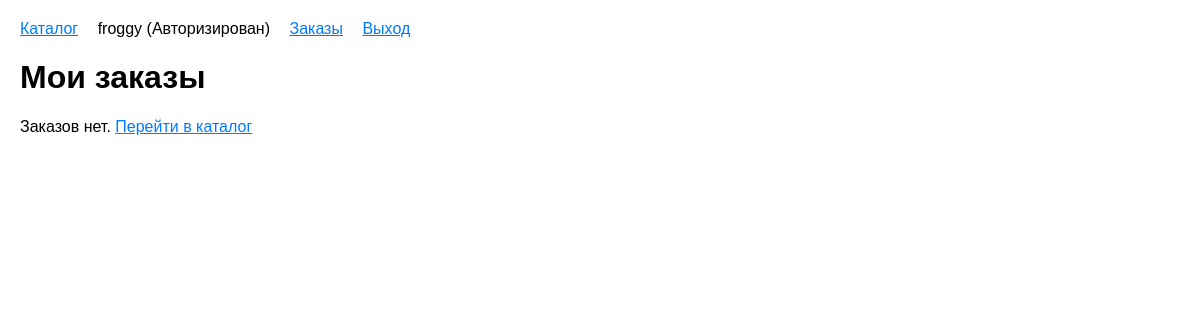
The page /orders/ (signed in) on the database as committed earlier.
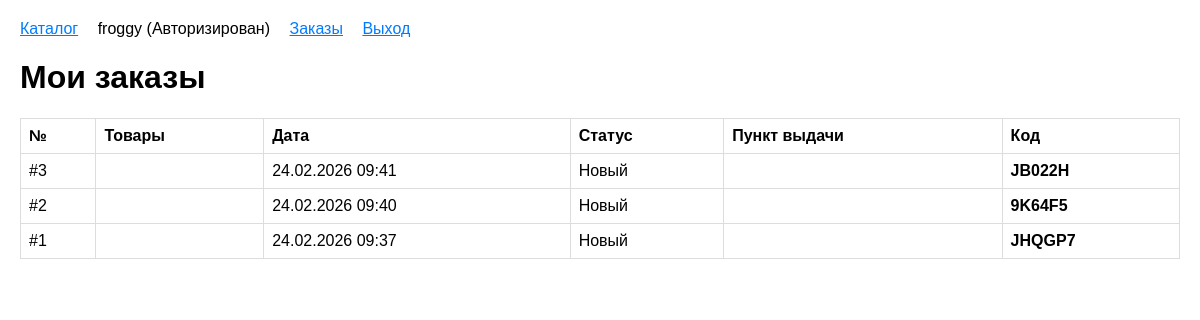
The same page on the database as committed later.
### bodies/models.py (models this page shows, shortened)
class Profile(models.Model):
    ROLE_CHOICES = [
        ('unauthorized', 'Неавторизирован'),
        ('authorized', 'Авторизирован'),
        ('editor', 'Редактор'),
        ('admin', 'Админ'),
    ]
    user = models.OneToOneField(User, on_delete=models.CASCADE, verbose_name="Пользователь")
    role = models.CharField(max_length=20, choices=ROLE_CHOICES, default='authorized', verbose_name="Роль")
    class Meta:
        verbose_name = "Профиль"
        verbose_name_plural = "Профили"

class Order(models.Model):
    STATUS_CHOICES = [
        ('new', 'Новый'),
        ('delivered', 'Завершен'),
    ]
    user         = models.ForeignKey(User, on_delete=models.CASCADE, related_name="orders", verbose_name="Пользователь")
    products     = models.ManyToManyField(Product, verbose_name="Товары в заказе")
    createdAt    = models.DateTimeField(auto_now_add=True, verbose_name="Дата создания ")
    deliveryDate = models.DateTimeField(null=True, blank=True, verbose_name="Дата доставки")
    receiveCode  = models.CharField(max_length=20, default=generate_receive_code, verbose_name="Код")
    pickupPoint  = models.ForeignKey(PickupPoint, on_delete=models.SET_NULL, null=True, verbose_name="Пункт выдачи")
    status       = models.CharField(max_length=20, choices=STATUS_CHOICES, default='new', verbose_name="Статус ")
    class Meta:
        verbose_name = "Заказ"
        verbose_name_plural = "Заказы"
        ordering = ['-createdAt']
    def get_skus(self):
        return ', '.join([p.sku for p in self.products.all()])

### bodies/views.py (the view)
        def wrapper(request, *args, **kwargs):
            user_role = get_user_role(request.user)
            if user_role not in allowed_roles:
                return HttpResponseForbidden("нет доступа")
            return view_func(request, *args, **kwargs)

### bodies/views.py (called while the page is built)
def get_user_role(user):
    if not user.is_authenticated:
        return 'unauthorized'
    try:
        return user.profile.role
    except Profile.DoesNotExist:
        profile = Profile.objects.create(user=user, role='authorized')
        return profile.role

def require_role(allowed_roles):
    def decorator(view_func):
        def wrapper(request, *args, **kwargs):
            user_role = get_user_role(request.user)
            if user_role not in allowed_roles:
                return HttpResponseForbidden("нет доступа")
            return view_func(request, *args, **kwargs)
        return wrapper
    return decorator

@login_required(login_url='login')
@require_role(['authorized', 'editor', 'admin'])
def order_list(request):
    orders = Order.objects.filter(user=request.user)
    return render(request, 'order_list.html', {'orders': orders})

### bodies/templates/order_list.html (shortened to what this page needs)
{% extends "base.html" %}
{% block content %}
<h1>Мои заказы</h1>
{% if orders %}
<table>
    <tr><th>№</th><th>Товары</th><th>Дата</th><th>Статус</th><th>Пункт выдачи</th><th>Код</th></tr>
    {% for order in orders %}
    <tr>
        <td>#{{ order.id }}</td>
        <td>{{ order.get_skus }}</td>
        <td>{{ order.createdAt|date:"d.m.Y H:i" }}</td>
        <td>{{ order.get_status_display }}</td>
        <td>{{ order.pickupPoint.address }}</td>
        <td><strong>{{ order.receiveCode }}</strong></td>
    </tr>
    {% endfor %}
</table>
{% else %}
<p>Заказов нет. <a href="{% url 'product_list' %}">Перейти в каталог</a></p>
{% endif %}
{% endblock %}

### bodies/templates/base.html (shortened to what this page needs)
<!DOCTYPE html>
<html lang="ru">
<head>
</head>
<body>
<nav>
    <a href="{% url 'product_list' %}">Каталог</a>
    {% if user.is_authenticated %}
        <span>{{ user.username }} ({{ user.profile.get_role_display }})</span>
        <a href="{% url 'order_list' %}">Заказы</a>
        <a href="{% url 'logout' %}">Выход</a>
    {% else %}
        <a href="{% url 'login' %}">Вход</a>
        <a href="{% url 'register' %}">Регистрация</a>
    {% endif %}
</nav>
{% block content %}{% endblock %}
</body>
</html>

### bodies/templates/base.html (style rules this page uses)
body { font-family: Arial, sans-serif; margin: 20px; }
a { color: #007bff; }
nav { margin-bottom: 20px; }
nav a, nav span { margin-right: 15px; }
table { width: 100%; border-collapse: collapse; }
th, td { padding: 8px; text-align: left; border: 1px solid #ddd; }

Rows that differ between the two databases and show on the page:
added Order: id "3", createdAt "24.02.2026 09:41", status "Новый", receiveCode "JB022H"
added Order: id "2", createdAt "24.02.2026 09:40", status "Новый", receiveCode "9K64F5"
added Order: id "1", createdAt "24.02.2026 09:37", status "Новый", receiveCode "JHQGP7"
Other text that changed with them:
text no longer shown: "Заказов нет. Перейти в каталог"
text now shown: "№ Товары Дата Статус Пункт выдачи Код"
